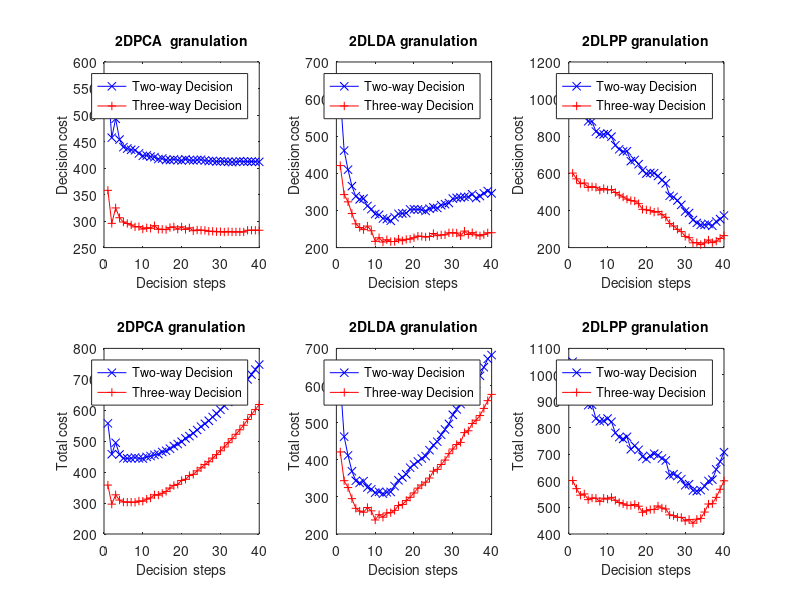

This chart was generated by the following MATLAB code:
load('thir_ar_TWD_vs_2D_01.mat')
a=1:40;
cost_blind=cost_seting.C_10*this_loop_err_10+cost_seting.C_01*this_loop_err_01+cost_seting.C_B0*this_loop_err_B0+cost_seting.C_B1*this_loop_err_B1;
aaa=1:max_dim;
% test_cost=exp(0.04*aaa)/4-0.25;
% test_cost=exp(0.03*aaa)/5-0.2;
test_cost=0.001*aaa.^2;
% test_cost=0.01*aaa;
test_total_cost=210*test_cost;
%%
figure
subplot(2,3,4)
plot(a,cost_blind(1,a)+test_total_cost(a),'-bx')
hold on
plot(a,this_loop_cost(1+3,a)+test_total_cost(a),'-r+')
legend('Two-way Decision','Three-way Decision')
title('2DPCA granulation','FontSize',10)
ylabel('Total cost','FontSize',10)
xlabel('Decision  steps','FontSize',10) 
% axis([0,30,60,200])
%%
subplot(2,3,5)
plot(a,cost_blind(2,a)+test_total_cost(a),'-bx')
hold on
plot(a,this_loop_cost(2+3,a)+test_total_cost(a),'-r+')
legend('Two-way Decision','Three-way Decision')
title('2DLDA granulation','FontSize',10)
ylabel('Total cost','FontSize',10)
xlabel('Decision  steps','FontSize',10) 
% axis([0,30,60,200])
%%
subplot(2,3,6)
plot(a,cost_blind(3,a)+test_total_cost(a),'-bx')
hold on
plot(a,this_loop_cost(3+3,a)+test_total_cost(a),'-r+')
legend('Two-way Decision','Three-way Decision')
title('2DLPP granulation','FontSize',10)
ylabel('Total cost','FontSize',10)
xlabel('Decision  steps','FontSize',10) 
%%
subplot(2,3,1)
plot(a,cost_blind(1,a),'-bx')
hold on
plot(a,this_loop_cost(1+3,a),'-r+')
legend('Two-way Decision','Three-way Decision')
title('2DPCA  granulation','FontSize',10)
ylabel('Decision cost','FontSize',10)
xlabel('Decision  steps','FontSize',10) 
% axis([0,30,60,200])
%%
subplot(2,3,2)
plot(a,cost_blind(2,a),'-bx')
hold on
plot(a,this_loop_cost(2+3,a),'-r+')
legend('Two-way Decision','Three-way Decision')
title('2DLDA granulation','FontSize',10)
ylabel('Decision cost','FontSize',10)
xlabel('Decision  steps','FontSize',10) 
% axis([0,30,60,200])
%%
subplot(2,3,3)
plot(a,cost_blind(3,a),'-bx')
hold on
plot(a,this_loop_cost(3+3,a),'-r+')
legend('Two-way Decision','Three-way Decision')
title('2DLPP granulation','FontSize',10)
ylabel('Decision cost','FontSize',10)
xlabel('Decision  steps','FontSize',10) 
